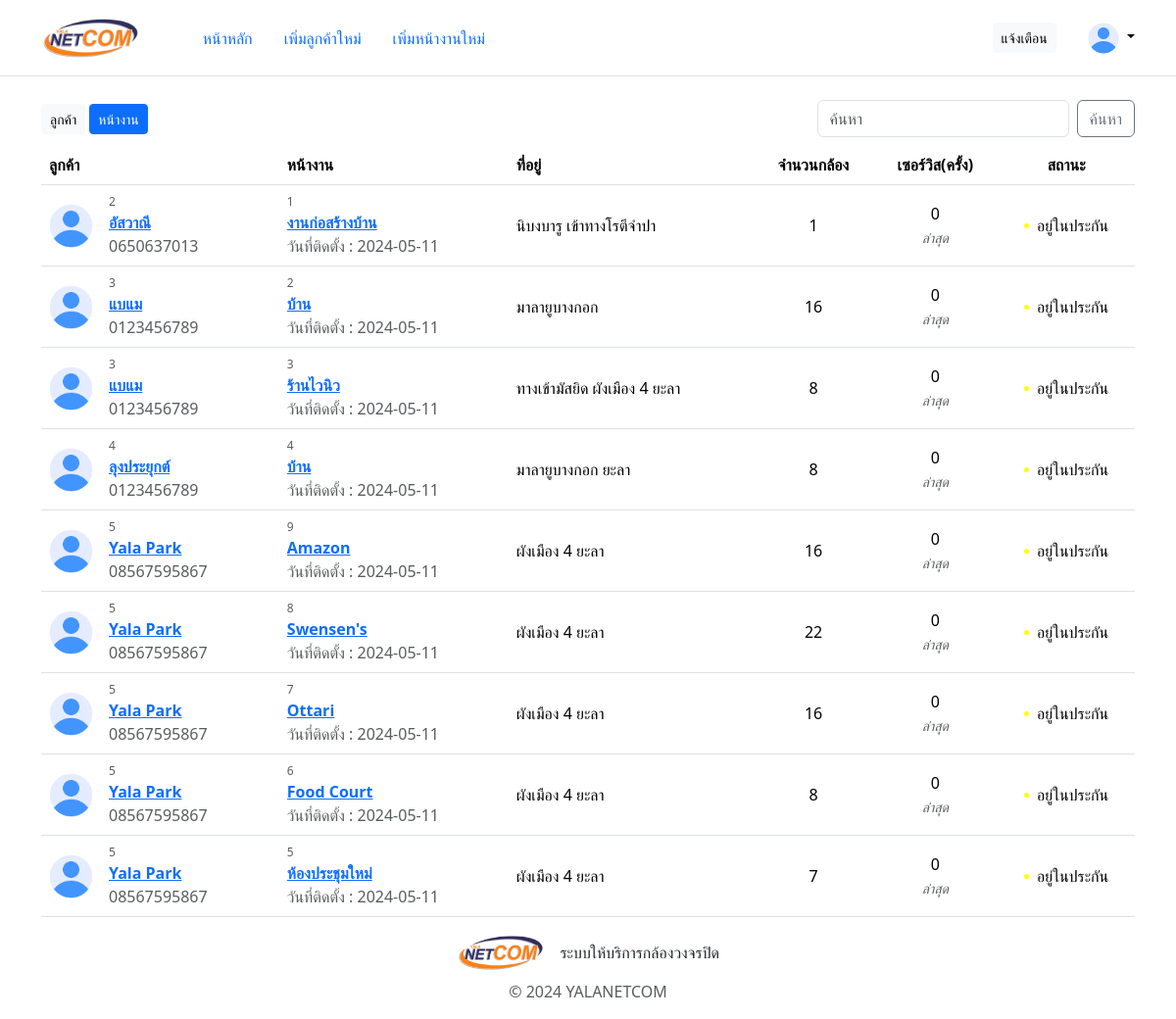
/template/worksite-list.php (signed in), run on the app's committed database.
### tables this page shows
CREATE TABLE `worksite` (
  `worksite_id` int(10) NOT NULL,
  `worksite_name` varchar(20) NOT NULL,
  `address` varchar(30) NOT NULL,
  `camera_number` int(3) NOT NULL,
  `install_date` date NOT NULL,
  `other_details` varchar(255) DEFAULT NULL,
  `user_id` int(10) NOT NULL
);

CREATE TABLE `user` (
  `user_id` int(10) NOT NULL,
  `name_lastname` varchar(30) NOT NULL,
  `phone` varchar(25) NOT NULL,
  `email` varchar(30) NOT NULL,
  `address` varchar(30) NOT NULL,
  `img_type` varchar(5) DEFAULT NULL
);

### template/action/load-worksite.php (called while the page is built)
<?php
    require_once("dbconnect.php");
    try {
        $stmt = $con->prepare("
            SELECT
                u.name_lastname, u.phone, u.img_type,
                w.*,
                COUNT(DISTINCT n.noti_id) AS num_services,
                MAX(s.service_datetime) AS latest_service_date,
                CASE
                    WHEN w.install_date < DATE_SUB(CURRENT_DATE(), INTERVAL 2 YEAR) THEN 0
                    ELSE 1
                END AS install_date_status
            FROM
                worksite w
            LEFT JOIN
                user u on w.user_id = u.user_id
            LEFT JOIN
                notification n on w.worksite_id = n.worksite_id AND n.noti_status = 0
            LEFT JOIN
                service s on n.noti_id = s.noti_id
            GROUP BY
                w.worksite_id
            ORDER BY
                w.user_id;"
        );
        $stmt->execute();
        $worksite_list = $stmt->fetchAll(PDO::FETCH_ASSOC);
    } catch(PDOException $e) {
        echo "Connection failed: " . $e->getMessage();
    }
?>

### template/worksite-list.php (the view, shortened to what this page needs)
<?php
  require_once('action/load-worksite.php');
?>
<!DOCTYPE html>
<html lang="en">
<head>
  <link href="https://cdn.jsdelivr.net/npm/bootstrap@5.3.3/dist/css/bootstrap.min.css" rel="stylesheet">
  <link href="../static/css/main.css" rel="stylesheet">
</head>
<body>
  <header class="p-3 mb-3 border-bottom">
    <div class="container">
      <div class="d-flex flex-wrap align-items-center justify-content-center justify-content-lg-start">
        <a href="./" class="d-flex align-items-center mb-2 mb-lg-0 link-body-emphasis text-decoration-none">
          <img src="../static/image/logo-sm.png" height="45" alt="">
        </a>
        <ul class="nav nav-pills col-12 col-lg-auto me-lg-auto justify-content-center ms-5">
          <li class="nav-item"><a href="./" class="nav-link">หน้าหลัก</a></li>
          <li class="nav-item"><a href="./new-user.php" class="nav-link">เพิ่มลูกค้าใหม่</a></li>
          <li class="nav-item"><a href="./new-worksite.php" class="nav-link">เพิ่มหน้างานใหม่</a></li>
        </ul>
        <a href="./notify-services.php" class="btn btn-light me-3 btn-sm">แจ้งเตือน</a>
        <div class="dropdown text-end ms-3 ">
          <a href="#" class="d-block link-body-emphasis text-decoration-none dropdown-toggle" data-bs-toggle="dropdown" aria-expanded="false">
            <img src="../uploads/user-img/<?php echo isset($_SESSION['admin-user-image']) ? $_SESSION['admin-user-image'] : "default.png" ; ?>" alt="mdo" width="32" height="32" class="rounded-circle">
          </a>
        </div>
      </div>
    </div>
  </header>
  <div class="container my-container">
    <div class="d-flex justify-content-between py-2">
      <div class="d-flex align-items-center">
        <a href="./" class="btn btn-light btn-sm me-1">ลูกค้า</a>
        <a href="./worksite-.php" class="btn btn-primary btn-sm">หน้างาน</a>
      </div>
      <form class="d-flex">
        <input type="text" class="form-control me-2" placeholder="ค้นหา" aria-label="Username" aria-describedby="basic-addon1">
        <button class="btn btn-outline-secondary" type="submit">ค้นหา</button>
      </form>
    </div>
    <table class="table align-middle mb-0 bg-white">
      <thead>
        <tr>
          <th>ลูกค้า</th>
          <th>หน้างาน</th>
          <th>ที่อยู่</th>
          <th class="text-center">จำนวนกล้อง</th>
          <th class="text-center">เซอร์วิส(ครั้ง)</th>
          <th class="text-center">สถานะ</th>
        </tr>
      </thead>
      <tbody>
        <?php
          foreach ($worksite_list as $worksite) {
        ?>
        <tr>
          <td>
            <div class="d-flex align-items-center">
            <img src="../uploads/user-img/<?php echo $worksite['img_type'] ? $worksite['user_id'] . "." . $worksite['img_type'] : "default.png" ; ?>" alt="" style="width: 45px; height: 45px" class="rounded-circle"/>
              <div class="ms-3 d-flex flex-column">
                <p class="m-0 text-muted" style="font-size: 12px;"><?php echo $worksite['user_id']?></p>
                <a href="./profile?user-id=<?php echo $worksite['user_id']?>"><p class="fw-bold mb-0"><?php echo $worksite['name_lastname']?></p></a>
                <p class="text-muted m-0"><?php echo $worksite['phone']?></p>
              </div>
            </div>
          </td>
          <td>
            <p class="m-0 text-muted" style="font-size: 12px;"><?php echo $worksite['worksite_id']?></p>
            <a href="./profile/worksite-details.php?worksite-id=<?php echo $worksite['worksite_id']; ?>&user-id=<?php echo $worksite['user_id']?>"><p class="fw-bold mb-0"><?php echo $worksite['worksite_name']; ?></p></a>
            <p class="m-0 text-muted">วันที่ติดตั้ง : <?php echo $worksite['install_date']; ?></p>
          </td>
          <td>
          <?php echo $worksite['address']?>
          </td>
          <td class="text-center">
            <?php echo $worksite['camera_number']?>
          </td>
          <td class="text-center">
            <span><?php echo $worksite['num_services'] ?></span><br>
            <i class="text-muted" style="font-size: 14px;">ล่าสุด <?php echo $worksite['latest_service_date'] ?></i>
          </td>
          <td class="text-center">
            <div class="d-flex align-items-center justify-content-center">
              <?php
                if($worksite['install_date_status']) {
                  echo '<div class="me-2" style="width: 5px; height: 5px; border-radius: 50%; background-color: yellow;"></div>อยู่ในประกัน';
                }else {
                  echo '<div class="me-2" style="width: 5px; height: 5px; border-radius: 50%; background-color: red;"></div>หมดประกันแล้ว';
                }
              ?>
            </div>
          </td>
        </tr>
        <?php
          }
        ?>
      </tbody>
    </table>
  </div>
  <footer class="pt-3">
    <ul class="nav align-items-center justify-content-center mb-2">
      <img src="../static/image/logo-sm.png" class="me-3" height="40" alt="">
      <li class="nav-item">ระบบให้บริการกล้องวงจรปิด</li>
    </ul>
    <p class="text-center text-body-secondary">© 2024 YALANETCOM</p>
  </footer>
</body>
</html>

### static/css/main.css (style rules this page uses)
* { margin: 0px; padding: 0px; font-family:'Segoe UI', Tahoma, Geneva, Verdana, sans-serif; }
html, body { height: 100%; display: flex; flex-direction: column; justify-content: space-between; }
.my-container { flex-grow: 1; }

### data on the page
worksite: user "2", user.name_lastname "อัสวาณี", user.phone "0650637013", worksite_id "1", worksite_name "งานก่อสร้างบ้าน", install_date "2024-05-11", address "นิบงบารู เข้าทางโรตีจำปา", camera_number "1", num_services "0"
worksite: user "3", user.name_lastname "แบแม", user.phone "0123456789", worksite_id "2", worksite_name "บ้าน", install_date "2024-05-11", address "มาลายูบางกอก", camera_number "16", num_services "0"
worksite: user "3", user.name_lastname "แบแม", user.phone "0123456789", worksite_id "3", worksite_name "ร้านไวนิว", install_date "2024-05-11", address "ทางเข้ามัสยิด ผังเมือง 4 ยะลา", camera_number "8", num_services "0"
worksite: user "4", user.name_lastname "ลุงประยุกต์", user.phone "0123456789", worksite_id "4", worksite_name "บ้าน", install_date "2024-05-11", address "มาลายูบางกอก ยะลา", camera_number "8", num_services "0"
worksite: user "5", user.name_lastname "Yala Park", user.phone "08567595867", worksite_id "9", worksite_name "Amazon", install_date "2024-05-11", address "ผังเมือง 4 ยะลา", camera_number "16", num_services "0"
worksite: user "5", user.name_lastname "Yala Park", user.phone "08567595867", worksite_id "8", worksite_name "Swensen's", install_date "2024-05-11", address "ผังเมือง 4 ยะลา", camera_number "22", num_services "0"
worksite: user "5", user.name_lastname "Yala Park", user.phone "08567595867", worksite_id "7", worksite_name "Ottari", install_date "2024-05-11", address "ผังเมือง 4 ยะลา", camera_number "16", num_services "0"
worksite: user "5", user.name_lastname "Yala Park", user.phone "08567595867", worksite_id "6", worksite_name "Food Court", install_date "2024-05-11", address "ผังเมือง 4 ยะลา", camera_number "8", num_services "0"
worksite: user "5", user.name_lastname "Yala Park", user.phone "08567595867", worksite_id "5", worksite_name "ห้องประชุมใหม่", install_date "2024-05-11", address "ผังเมือง 4 ยะลา", camera_number "7", num_services "0"
